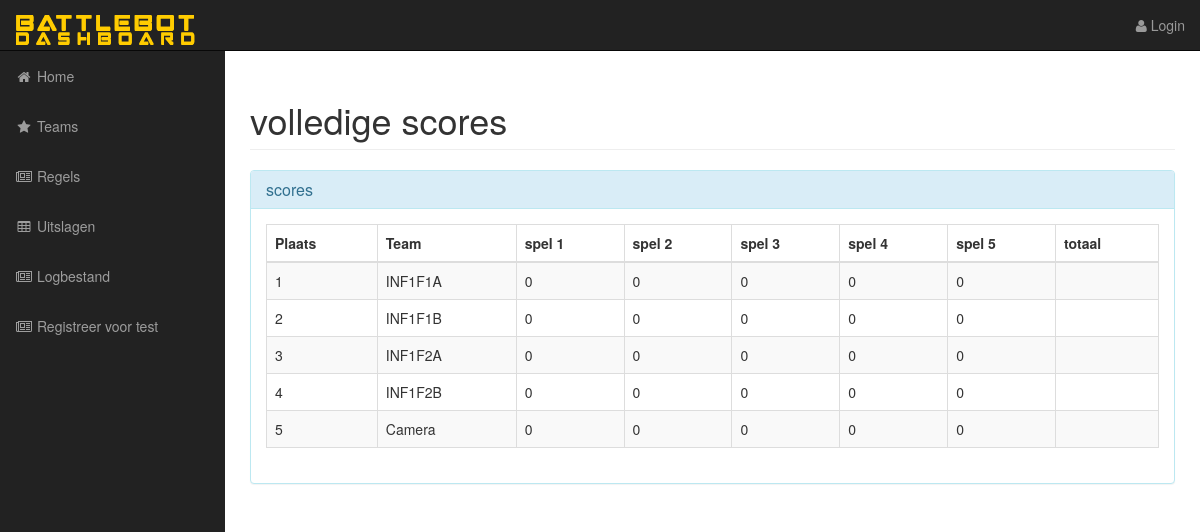
Before: /standen.php with the older database file.
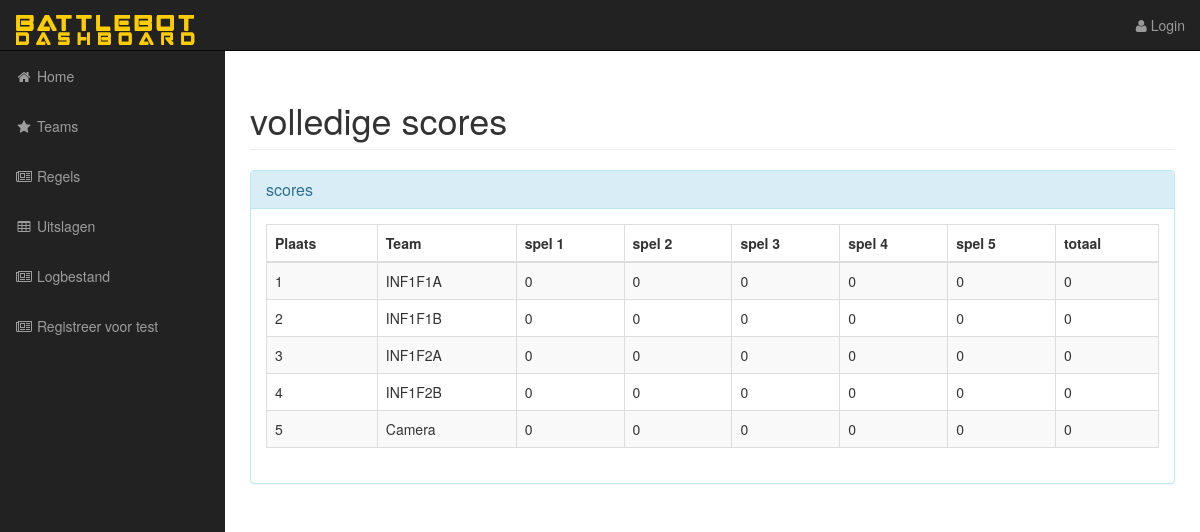
After: the same page with the newer database file.
### tables this page shows
CREATE TABLE IF NOT EXISTS `Battlebot` (
  `Battlebot_ID` INT NOT NULL AUTO_INCREMENT,
  `Botgeluidje` VARCHAR(350) NULL,
  `Botnaam` VARCHAR(30) NOT NULL,
  `Spel_1` INT NULL DEFAULT 0,
  `Spel_2` INT NULL DEFAULT 0,
  `Spel_3` INT NULL DEFAULT 0,
  `Spel_4` INT NULL DEFAULT 0,
  `Spel_5` INT NULL DEFAULT 0,
  `Totaalpunten` INT NULL DEFAULT 0,
  `Afbeeldingpath` VARCHAR(500) NULL,
  PRIMARY KEY (`Battlebot_ID`),
  UNIQUE INDEX `Groepnaam_UNIQUE` (`Botnaam` ASC));

### standen.php (the view, shortened to what this page needs)
<?php
include 'include/db_connection.php';
?>
<!DOCTYPE html>
<html lang="en">
<head>
    <?php
    include 'include/head.php';
    ?>
</head>
<body>
<?php
include 'include/navigation.php';
?>
<div id="wrapper">
    <div id="page-wrapper">
        <div class="container-fluid">
            <div class="row">
                <div class="col-lg-12">
                    <h1 class="page-header">
                       volledige scores
                    </h1>
                </div>
            </div>
            <div class="row">
                <div class="col-lg-12">
                    <div class="panel panel-info">
                        <div class="panel-heading">
                            <h3 class="panel-title"><i class="fa-fw"></i> scores</h3>
                        </div>
                        <div class="panel-body">
                            <div class="table-responsive">
                                <table class="table table-bordered table-hover table-striped">
                                    <?php
                                    $tel = 1;
                                    $DBtable = "battlebot";
                                    $DBcommand = "SELECT * FROM $DBtable ORDER BY Totaalpunten DESC ";
                                    $DBresult = mysqli_query($connection, $DBcommand);
                                    ?>
                                    <thead>
                                    <tr>
                                        <th>Plaats</th>
                                        <th>Team</th>
                                        <th>spel 1</th>
                                        <th>spel 2</th>
                                        <th>spel 3</th>
                                        <th>spel 4</th>
                                        <th>spel 5</th>
                                        <th>totaal</th>
                                    </tr>
                                    </thead>
                                    <tbody>
                                    <?php
                                    while ($row = mysqli_fetch_assoc($DBresult)) {
                                        echo "<tr>";
                                        echo "<td>$tel</td>";
                                        echo "<td>{$row['Botnaam']}</td>";
                                        echo "<td>{$row['Spel_1']}</td>";
                                        echo "<td>{$row['Spel_2']}</td>";
                                        echo "<td>{$row['Spel_3']}</td>";
                                        echo "<td>{$row['Spel_4']}</td>";
                                        echo "<td>{$row['Spel_5']}</td>";
                                        echo "<td>{$row['Totaalpunten']}</td>";
                                        echo "</tr>";
                                        $tel++;
                                    }
                                    ?>
                                    </tbody>
                                </table>
                            </div>
                        </div>
                    </div>
                </div>
            </div>
        </div>
    </div>
</div>
</body>
</html>

Changed rows visible on the page:
changed battlebot "INF1F1A": Totaalpunten (not shown) → "0"
changed battlebot "INF1F1B": Totaalpunten (not shown) → "0"
changed battlebot "INF1F2A": Totaalpunten (not shown) → "0"
changed battlebot "INF1F2B": Totaalpunten (not shown) → "0"
changed battlebot "Camera": Totaalpunten (not shown) → "0"
